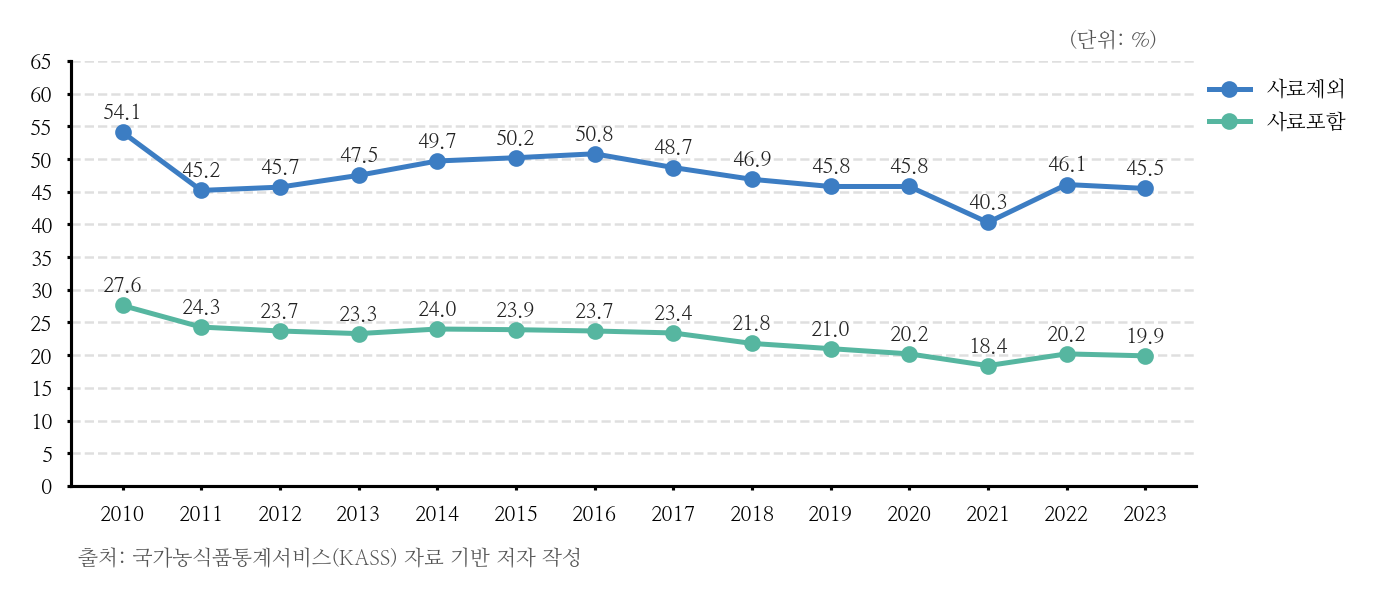

This chart was generated by the following Python code:
import matplotlib as mpl
import matplotlib.pyplot as plt
from matplotlib import font_manager
import numpy as np
import pandas as pd

### 폰트
font_path = "/usr/share/fonts/truetype/nanum/NanumMyeongjo.ttf"
font_manager.fontManager.addfont(font_path)
mpl.rc("font", family="NanumMyeongjo")
mpl.rcParams["axes.unicode_minus"] = False

### 디자인
pt = 1 / 72
mpl.rcParams.update({
    "figure.figsize": (400 * pt, 200 * pt),
    "font.size": 5, "axes.titlesize": 11, "axes.labelsize": 5,
    "xtick.labelsize": 5, "ytick.labelsize": 5,
    "legend.fontsize": 5, "lines.linewidth": 0.75, "axes.linewidth": 0.75,
    "xtick.major.width": 0.75, "ytick.major.width": 0.75,
    "xtick.major.size": 1, "ytick.major.size": 1,
})

colors = [
    "#3C7DC3", "#56B6A0", "#B97C2A",
    "#8C3F1F", "#0F0F70", "#274B97"
]

### 데이터 입력
csv_file = f"/home/user/문서/workspace/python/graph/data/식량_자급률.csv"
df = pd.read_csv(csv_file, encoding="utf-8").convert_dtypes()

### 컬럼 자동 인식
y_cols = [c for c in df.columns if c != "시점"]

### x축
df["시점"] = pd.to_datetime(df["시점"], format="%Y")
x = df["시점"].values
idx = np.arange(len(x))


### 그래프
fig, ax = plt.subplots()

for i, col in enumerate(y_cols):
    y = df[col].astype("Float64").values
    ax.plot(idx, y,
            marker="o", markersize=3,
            color=colors[i % len(colors)],
            linewidth=1.2,
            label=col)

    # 데이터 라벨
    for j, v in enumerate(y):
        if pd.notna(v):
            ax.annotate(
                f"{v:.1f}",
                (idx[j], v),
                xytext=(0, 2),
                textcoords="offset points",
                ha="center", va="bottom",
                fontsize=5, color="#222"
            )

### x축 표시
ax.set_xticks(idx)
ax.set_xticklabels(df["시점"].dt.strftime("%Y"))

### y축 자동 설정
y_data = df[y_cols].astype(float).values
y_min = 0
y_max = np.nanmax(y_data) * 1.15   # 15% 여유
step = 5
ax.set_yticks(np.arange(y_min, y_max + step, step))


### 그리드 / 스파인
ax.grid(axis="y", linestyle="--", linewidth=0.6, alpha=0.4)
ax.spines["top"].set_visible(False)
ax.spines["right"].set_visible(False)

### 레전드
ax.legend(bbox_to_anchor=(1.15, 1.0), frameon=False)

### 출처 텍스트
fig.text(
    0.28, 0.1,
    "출처: 국가농식품통계서비스(KASS) 자료 기반 저자 작성",
    ha="center", va="top",
    fontsize=5, color="#555"
)

### 단위 텍스트
fig.text(
    0.75, 0.93,
    "(단위: %)",
    ha="center", va="top",
    fontsize=5, color="#555"
)


fig.subplots_adjust(right=0.80, bottom=0.2)

### 저장

pic_name = "식량_자급률_라인그래프"
save_path = f"/home/user/문서/workspace/python/graph/image"

sample_file = f"/home/user/문서/workspace/python/temp/chart.png"

latex_path = f"/home/user/문서/workspace/latex/project/presentation/policy/asset"

# # sample
# mpl.use("Agg")
# fig.savefig(f"{sample_file}", dpi=300, bbox_inches="tight")
# plt.close(fig)


# # PNG 저장
# mpl.use("Agg")
# fig.savefig(f"{save_path}/{pic_name}.png", dpi=300, bbox_inches="tight")
# plt.close(fig)

# ----- OR -----

latex_path = f"/home/user/문서/workspace/latex/project/presentation/policy/asset"

# PGF 저장
mpl.use("pgf")
fig.savefig(f"{latex_path}/{pic_name}.pgf")
plt.close(fig)
